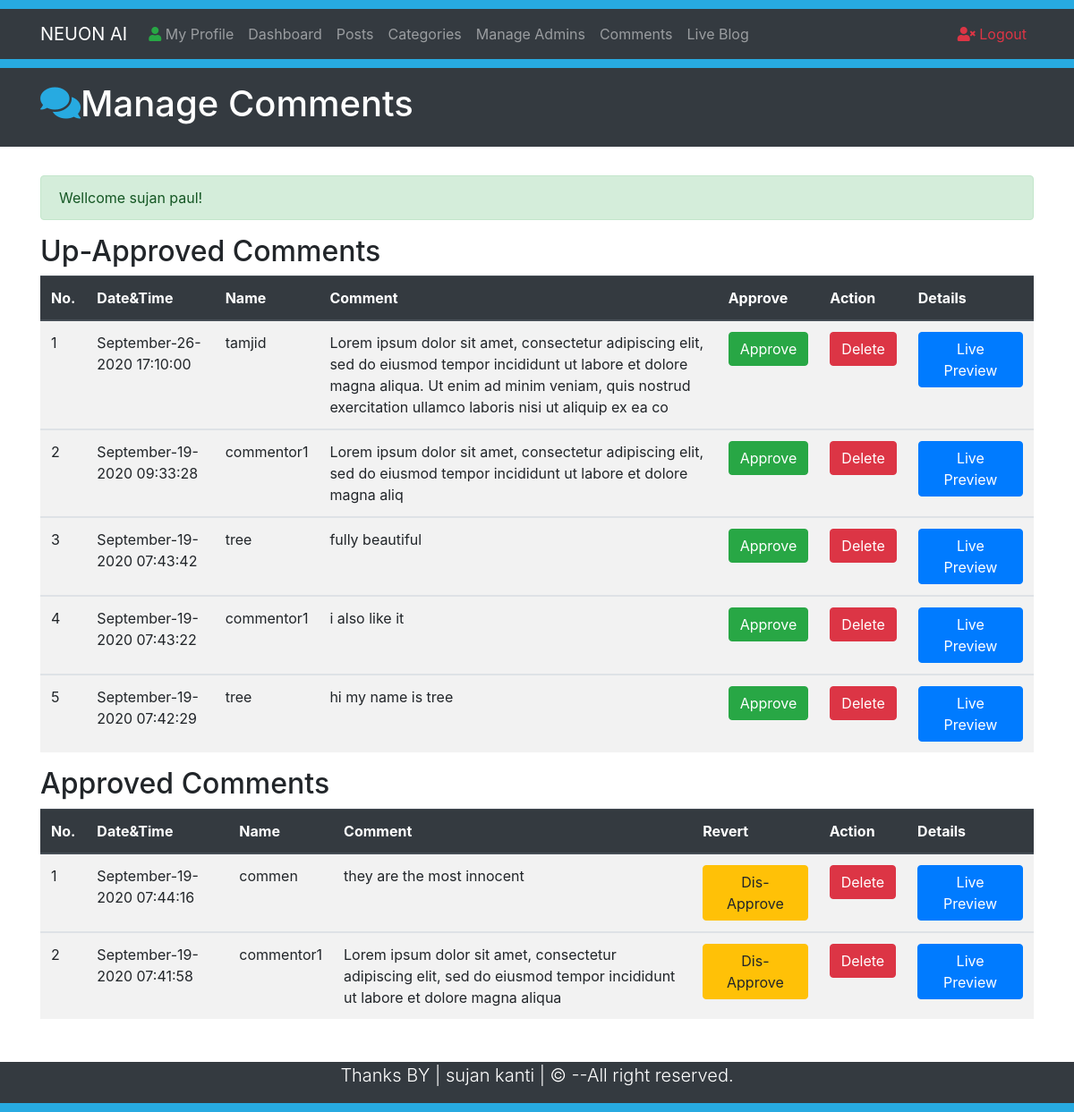
Screenshot of /Comments.php (signed in) with the database file from the repository.
### tables this page shows
CREATE TABLE `comments` (
  `id` int(10) NOT NULL,
  `datetime` varchar(50) NOT NULL,
  `name` varchar(50) NOT NULL,
  `email` varchar(50) NOT NULL,
  `comment` varchar(1000) NOT NULL,
  `approvedby` varchar(50) NOT NULL,
  `status` varchar(50) NOT NULL,
  `post_id` int(10) NOT NULL
);

### Comments.php (the view, shortened to what this page needs)
 <?php require_once("includes/Sessions.php");?>
<!DOCTYPE html>
<html lang="en">
<head>
	<link rel="stylesheet" href="https://cdnjs.cloudflare.com/ajax/libs/font-awesome/5.14.0/css/all.min.css" />
	<link rel="stylesheet" href="https://stackpath.bootstrapcdn.com/bootstrap/4.2.1/css/bootstrap.min.css">
	<link rel="stylesheet" href="CSS/style.css">
</head>
<body>
<div style="height: 10px; background:#27aae1;"></div>
<div class="navbar navbar-expand-lg navbar-dark bg-dark">
	<div class="container" >
		<a href="#" class="navbar-brand">NEUON AI</a>
		<div class="collapse navbar-collapse" id="navbarCollapseCMS">
		<ul class="navbar-nav mr-auto">
			<li class="nav-item">
				<a href="MyProfile.php" class="nav-link"><i class="fas fa-user text-success"></i> My Profile</a>
			</li>
			<li class="nav-item">
				<a href="Dashboard.php" class="nav-link">Dashboard</a>
			</li>
			<li class="nav-item">
				<a href="Posts.php" class="nav-link">Posts</a>
			</li>
			<li class="nav-item">
				<a href="Categories.php" class="nav-link">Categories</a>
			</li>
			<li class="nav-item">
				<a href="Admins.php" class="nav-link">Manage Admins</a>
			</li>
			<li class="nav-item">
				<a href="Comments.php" class="nav-link">Comments</a>
			</li>
			<li class="nav-item">
				<a href="Blog.php?page=1" class="nav-link">Live Blog</a>
			</li>
		</ul>
		<ul class="navbar-nav ml-auto">
			<li class="nav-item"><a href="Logout.php" class="nav-link text-danger"><i class="fas fa-user-times"></i> Logout</a></li>
		</ul>
		</div>
	</div>
</div>
<div style="height: 10px; background:#27aae1;"></div>
<header class="bg-dark text-white py-3">
	<div class="container">
		<div class="row">
			<div class="col-md-12">
			<h1><i class="fas fa-comments" style="color: #27aae1"></i>Manage Comments</h1>
				</div>
			</div>
		</div>
</header>
<br>
<section class="container py-2 mb-4">
	<div class="row" style="min-height: 30px;">
		<div class="col-lg-12" style="min-height: 400px;">
			<?php
					echo SuccessMessage();
				?>
				<h2>Up-Approved Comments</h2>
			<table class="table table-striped table-hover">
				<thead class="thead-dark">
					<tr>
						<th>No.</th>
						<th>Date&Time</th>
						<th>Name</th>
						<th>Comment</th>
						<th>Approve</th>
						<th>Action</th>
						<th>Details</th>
					</tr>
				</thead>
			<?php
			global $ConnectingDB;
			$sql = "SELECT * FROM comments WHERE status='OFF' ORDER BY id desc";
			$Execute = $ConnectingDB->query($sql);
			$SrNo = 0;
			while ($DataRows=$Execute->fetch()){
				$CommentId= $DataRows["id"];
				$DateTimeOfComment =  $DataRows["datetime"];
				$CommenterName = $DataRows["name"];
				$CommentContent = $DataRows["comment"];
				$CommentPostId = $DataRows["post_id"];
				$SrNo++;
			?>
				<tbody>
					<tr>
						<td><?php echo htmlentities($SrNo);?></td>
						<td><?php echo htmlentities($DateTimeOfComment);?></td>
						<td><?php echo htmlentities($CommenterName);?></td>
						<td><?php echo htmlentities($CommentContent);?></td>
						<td><a class="btn btn-success" href="ApproveComments.php?id=<?php echo $CommentId?>">Approve</a></td>
						<td><a class="btn btn-danger" href="DeleteComments.php?id=<?php echo $CommentId?>">Delete</a></td>
						<td style="min-width: 140px;"><a class="btn btn-primary" href="FullPost.php?id<?php echo $CommentPostId; ?>" target="_blank">Live Preview</a></td>
					</tr>
				</tbody>
			<?php } ?>
			</table>
				<h2>Approved Comments</h2>
			<table class="table table-striped table-hover">
				<thead class="thead-dark">
					<tr>
						<th>No.</th>
						<th>Date&Time</th>
						<th>Name</th>
						<th>Comment</th>
						<th>Revert</th>
						<th>Action</th>
						<th>Details</th>
					</tr>
				</thead>
			<?php
			global $ConnectingDB;
			$sql = "SELECT * FROM comments WHERE status='ON' ORDER BY id desc";
			$Execute = $ConnectingDB->query($sql);
			$SrNo = 0;
			while ($DataRows=$Execute->fetch()){
				$CommentId= $DataRows["id"];
				$DateTimeOfComment =  $DataRows["datetime"];
				$CommenterName = $DataRows["name"];
				$CommentContent = $DataRows["comment"];
				$CommentPostId = $DataRows["post_id"];
				$SrNo++;
			?>
				<tbody>
					<tr>
						<td><?php echo htmlentities($SrNo);?></td>
						<td><?php echo htmlentities($DateTimeOfComment);?></td>
						<td><?php echo htmlentities($CommenterName);?></td>
						<td><?php echo htmlentities($CommentContent);?></td>
						<td style="min-width: 140px;"><a class="btn btn-warning" href="DisApproveComments.php?id=<?php echo $CommentId?>">Dis-Approve</a></td>
						<td><a class="btn btn-danger" href="DeleteComments.php?id=<?php echo $CommentId?>">Delete</a></td>
						<td style="min-width: 140px;"><a class="btn btn-primary" href="FullPost.php?id<?php echo $CommentPostId; ?>" target="_blank">Live Preview</a></td>
					</tr>
				</tbody>
			<?php } ?>
			</table>
		</div>
	</div>
</section>
<footer class="bg-dark text-white">
	<div class="container">
		<div class="row">
		  		<div class="col">
				<p class="lead text-center">Thanks BY | sujan kanti | <span id="year"></span>&copy; --All right reserved.</p>
			</div>
		</div>
	</div>
</footer>
<div style="height: 10px; background:#27aae1;"></div>
</body>
</html>

### rows the page displays
comments: datetime "September-26-2020 17:10:00", name "tamjid", comment "Lorem ipsum dolor sit amet, consectetur adipiscing elit, sed do eiusmod tempor incididunt ut labore et dolore magna aliqua. Ut enim ad minim veniam, quis nostrud exercitation ullamco laboris nisi ut aliquip ex ea co"
comments: datetime "September-19-2020 09:33:28", name "commentor1", comment "Lorem ipsum dolor sit amet, consectetur adipiscing elit, sed do eiusmod tempor incididunt ut labore et dolore magna aliq"
comments: datetime "September-19-2020 07:43:42", name "tree", comment "fully beautiful"
comments: datetime "September-19-2020 07:43:22", name "commentor1", comment "i also like it"
comments: datetime "September-19-2020 07:42:29", name "tree", comment "hi my name is tree"
comments: datetime "September-19-2020 07:44:16", name "commen", comment "they are the most innocent"
comments: datetime "September-19-2020 07:41:58", name "commentor1", comment "Lorem ipsum dolor sit amet, consectetur adipiscing elit, sed do eiusmod tempor incididunt ut labore et dolore magna aliqua"

### other values shown
SuccessMessage() "Wellcome sujan paul!"
